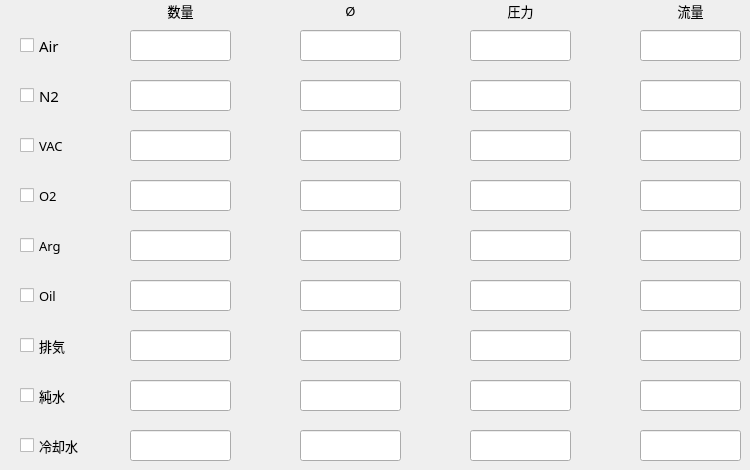
     <widget class="QWidget" name="tab_2">
      <attribute name="title">
       <string>一般情報(2)</string>
      </attribute>
      <widget class="QLabel" name="label_qual">
       <property name="geometry">
        <rect>
         <x>130</x>
         <y>0</y>
         <width>101</width>
         <height>21</height>
        </rect>
       </property>
       <property name="font">
        <font>
         <family>Yu Mincho</family>
         <pointsize>10</pointsize>
        </font>
       </property>
       <property name="text">
        <string>数量</string>
       </property>
       <property name="alignment">
        <set>Qt::AlignCenter</set>
       </property>
      </widget>
      <widget class="QLabel" name="label_flow">
       <property name="geometry">
        <rect>
         <x>640</x>
         <y>0</y>
         <width>101</width>
         <height>21</height>
        </rect>
       </property>
       <property name="font">
        <font>
         <family>Yu Mincho</family>
         <pointsize>10</pointsize>
        </font>
       </property>
       <property name="text">
        <string>流量</string>
       </property>
       <property name="alignment">
        <set>Qt::AlignCenter</set>
       </property>
      </widget>
      <widget class="QLabel" name="label_pressure">
       <property name="geometry">
        <rect>
         <x>470</x>
         <y>0</y>
         <width>101</width>
         <height>21</height>
        </rect>
       </property>
       <property name="font">
        <font>
         <family>Yu Mincho</family>
         <pointsize>10</pointsize>
        </font>
       </property>
       <property name="text">
        <string>圧力</string>
       </property>
       <property name="alignment">
        <set>Qt::AlignCenter</set>
       </property>
      </widget>
      <widget class="QLabel" name="label_phi">
       <property name="geometry">
        <rect>
         <x>300</x>
         <y>0</y>
         <width>101</width>
         <height>21</height>
        </rect>
       </property>
       <property name="font">
        <font>
         <family>Yu Mincho</family>
         <pointsize>10</pointsize>
        </font>
       </property>
       <property name="text">
        <string>Ø</string>
       </property>
       <property name="alignment">
        <set>Qt::AlignCenter</set>
       </property>
      </widget>
      <widget class="QLineEdit" name="lineEdit_qualAir">
       <property name="geometry">
        <rect>
         <x>130</x>
         <y>30</y>
         <width>101</width>
         <height>31</height>
        </rect>
       </property>
       <property name="font">
        <font>
         <family>Yu Mincho</family>
         <pointsize>10</pointsize>
        </font>
       </property>
      </widget>
      <widget class="QLineEdit" name="lineEdit_phiAir">
       <property name="geometry">
        <rect>
         <x>300</x>
         <y>30</y>
         <width>101</width>
         <height>31</height>
        </rect>
       </property>
       <property name="font">
        <font>
         <family>Yu Mincho</family>
         <pointsize>10</pointsize>
        </font>
       </property>
      </widget>
      <widget class="QLineEdit" name="lineEdit_pressureAir">
       <property name="geometry">
        <rect>
         <x>470</x>
         <y>30</y>
         <width>101</width>
         <height>31</height>
        </rect>
       </property>
       <property name="font">
        <font>
         <family>Yu Mincho</family>
         <pointsize>10</pointsize>
        </font>
       </property>
      </widget>
      <widget class="QLineEdit" name="lineEdit_flowAir">
       <property name="geometry">
        <rect>
         <x>640</x>
         <y>30</y>
         <width>101</width>
         <height>31</height>
        </rect>
       </property>
       <property name="font">
        <font>
         <family>Yu Mincho</family>
         <pointsize>10</pointsize>
        </font>
       </property>
      </widget>
      <widget class="QLineEdit" name="lineEdit_phiN2">
       <property name="geometry">
        <rect>
         <x>300</x>
         <y>80</y>
         <width>101</width>
         <height>31</height>
        </rect>
       </property>
       <property name="font">
        <font>
         <family>Yu Mincho</family>
         <pointsize>10</pointsize>
        </font>
       </property>
      </widget>
      <widget class="QLineEdit" name="lineEdit_qualN2">
       <property name="geometry">
        <rect>
         <x>130</x>
         <y>80</y>
         <width>101</width>
         <height>31</height>
        </rect>
       </property>
       <property name="font">
        <font>
         <family>Yu Mincho</family>
         <pointsize>10</pointsize>
        </font>
       </property>
      </widget>
      <widget class="QLineEdit" name="lineEdit_flowN2">
       <property name="geometry">
        <rect>
         <x>640</x>
         <y>80</y>
         <width>101</width>
         <height>31</height>
        </rect>
       </property>
       <property name="font">
        <font>
         <family>Yu Mincho</family>
         <pointsize>10</pointsize>
        </font>
       </property>
      </widget>
      <widget class="QLineEdit" name="lineEdit_pressureN2">
       <property name="geometry">
        <rect>
         <x>470</x>
         <y>80</y>
         <width>101</width>
         <height>31</height>
        </rect>
       </property>
       <property name="font">
        <font>
         <family>Yu Mincho</family>
         <pointsize>10</pointsize>
        </font>
       </property>
      </widget>
      <widget class="QLineEdit" name="lineEdit_flowVAC">
       <property name="geometry">
        <rect>
         <x>640</x>
         <y>130</y>
         <width>101</width>
         <height>31</height>
        </rect>
       </property>
       <property name="font">
        <font>
         <family>Yu Mincho</family>
         <pointsize>10</pointsize>
        </font>
       </property>
      </widget>
      <widget class="QLineEdit" name="lineEdit_pressureVAC">
       <property name="geometry">
        <rect>
         <x>470</x>
         <y>130</y>
         <width>101</width>
         <height>31</height>
        </rect>
       </property>
       <property name="font">
        <font>
         <family>Yu Mincho</family>
         <pointsize>10</pointsize>
        </font>
       </property>
      </widget>
      <widget class="QLineEdit" name="lineEdit_qualVAC">
       <property name="geometry">
        <rect>
         <x>130</x>
         <y>130</y>
         <width>101</width>
         <height>31</height>
        </rect>
       </property>
       <property name="font">
        <font>
         <family>Yu Mincho</family>
         <pointsize>10</pointsize>
        </font>
       </property>
      </widget>
      <widget class="QLineEdit" name="lineEdit_phiVAC">
       <property name="geometry">
        <rect>
         <x>300</x>
         <y>130</y>
         <width>101</width>
         <height>31</height>
        </rect>
       </property>
       <property name="font">
        <font>
         <family>Yu Mincho</family>
         <pointsize>10</pointsize>
        </font>
       </property>
      </widget>
      <widget class="QLineEdit" name="lineEdit_qualO2">
       <property name="geometry">
        <rect>
         <x>130</x>
         <y>180</y>
         <width>101</width>
         <height>31</height>
        </rect>
       </property>
       <property name="font">
        <font>
         <family>Yu Mincho</family>
         <pointsize>10</pointsize>
        </font>
       </property>
      </widget>
      <widget class="QLineEdit" name="lineEdit_pressureO2">
       <property name="geometry">
        <rect>
         <x>470</x>
         <y>180</y>
         <width>101</width>
         <height>31</height>
        </rect>
       </property>
       <property name="font">
        <font>
         <family>Yu Mincho</family>
         <pointsize>10</pointsize>
        </font>
       </property>
      </widget>
      <widget class="QLineEdit" name="lineEdit_phiO2">
       <property name="geometry">
        <rect>
         <x>300</x>
         <y>180</y>
         <width>101</width>
         <height>31</height>
        </rect>
       </property>
       <property name="font">
        <font>
         <family>Yu Mincho</family>
         <pointsize>10</pointsize>
        </font>
       </property>
      </widget>
      <widget class="QLineEdit" name="lineEdit_flowO2">
       <property name="geometry">
        <rect>
         <x>640</x>
         <y>180</y>
         <width>101</width>
         <height>31</height>
        </rect>
       </property>
       <property name="font">
        <font>
         <family>Yu Mincho</family>
         <pointsize>10</pointsize>
        </font>
       </property>
      </widget>
      <widget class="QLineEdit" name="lineEdit_flowArg">
       <property name="geometry">
        <rect>
         <x>640</x>
         <y>230</y>
         <width>101</width>
         <height>31</height>
        </rect>
       </property>
       <property name="font">
        <font>
         <family>Yu Mincho</family>
         <pointsize>10</pointsize>
        </font>
       </property>
      </widget>
      <widget class="QLineEdit" name="lineEdit_qualArg">
       <property name="geometry">
        <rect>
         <x>130</x>
         <y>230</y>
         <width>101</width>
         <height>31</height>
        </rect>
       </property>
       <property name="font">
        <font>
         <family>Yu Mincho</family>
         <pointsize>10</pointsize>
        </font>
       </property>
      </widget>
      <widget class="QLineEdit" name="lineEdit_pressureArg">
       <property name="geometry">
        <rect>
         <x>470</x>
         <y>230</y>
         <width>101</width>
         <height>31</height>
        </rect>
       </property>
       <property name="font">
        <font>
         <family>Yu Mincho</family>
         <pointsize>10</pointsize>
        </font>
       </property>
      </widget>
      <widget class="QLineEdit" name="lineEdit_phiArg">
       <property name="geometry">
        <rect>
         <x>300</x>
         <y>230</y>
         <width>101</width>
         <height>31</height>
        </rect>
       </property>
       <property name="font">
        <font>
         <family>Yu Mincho</family>
         <pointsize>10</pointsize>
        </font>
       </property>
      </widget>
      <widget class="QLineEdit" name="lineEdit_phiOil">
       <property name="geometry">
        <rect>
         <x>300</x>
         <y>280</y>
         <width>101</width>
         <height>31</height>
        </rect>
       </property>
       <property name="font">
        <font>
         <family>Yu Mincho</family>
         <pointsize>10</pointsize>
        </font>
       </property>
      </widget>
      <widget class="QLineEdit" name="lineEdit_flowOil">
       <property name="geometry">
        <rect>
         <x>640</x>
         <y>280</y>
         <width>101</width>
         <height>31</height>
        </rect>
       </property>
       <property name="font">
        <font>
         <family>Yu Mincho</family>
         <pointsize>10</pointsize>
        </font>
       </property>
      </widget>
      <widget class="QLineEdit" name="lineEdit_pressureOil">
       <property name="geometry">
        <rect>
         <x>470</x>
         <y>280</y>
         <width>101</width>
         <height>31</height>
        </rect>
       </property>
       <property name="font">
        <font>
         <family>Yu Mincho</family>
         <pointsize>10</pointsize>
        </font>
       </property>
      </widget>
      <widget class="QLineEdit" name="lineEdit_qualOil">
       <property name="geometry">
        <rect>
         <x>130</x>
         <y>280</y>
         <width>101</width>
         <height>31</height>
        </rect>
       </property>
       <property name="font">
        <font>
         <family>Yu Mincho</family>
         <pointsize>10</pointsize>
        </font>
       </property>
      </widget>
      <widget class="QLineEdit" name="lineEdit_pressureEmision">
       <property name="geometry">
        <rect>
         <x>470</x>
         <y>330</y>
         <width>101</width>
         <height>31</height>
        </rect>
       </property>
       <property name="font">
        <font>
         <family>Yu Mincho</family>
         <pointsize>10</pointsize>
        </font>
       </property>
      </widget>
      <widget class="QLineEdit" name="lineEdit_phiEmision">
       <property name="geometry">
        <rect>
         <x>300</x>
         <y>330</y>
         <width>101</width>
         <height>31</height>
        </rect>
       </property>
       <property name="font">
        <font>
         <family>Yu Mincho</family>
         <pointsize>10</pointsize>
        </font>
       </property>
      </widget>
      <widget class="QLineEdit" name="lineEdit_qualEmision">
       <property name="geometry">
        <rect>
         <x>130</x>
         <y>330</y>
         <width>101</width>
         <height>31</height>
        </rect>
       </property>
       <property name="font">
        <font>
         <family>Yu Mincho</family>
         <pointsize>10</pointsize>
        </font>
       </property>
      </widget>
      <widget class="QLineEdit" name="lineEdit_flowEmision">
       <property name="geometry">
        <rect>
         <x>640</x>
         <y>330</y>
         <width>101</width>
         <height>31</height>
        </rect>
       </property>
       <property name="font">
        <font>
         <family>Yu Mincho</family>
         <pointsize>10</pointsize>
        </font>
       </property>
      </widget>
      <widget class="QLineEdit" name="lineEdit_phiCleanWater">
       <property name="geometry">
        <rect>
         <x>300</x>
         <y>380</y>
         <width>101</width>
         <height>31</height>
        </rect>
       </property>
       <property name="font">
        <font>
         <family>Yu Mincho</family>
         <pointsize>10</pointsize>
        </font>
       </property>
      </widget>
      <widget class="QLineEdit" name="lineEdit_pressureCleanWater">
       <property name="geometry">
        <rect>
         <x>470</x>
         <y>380</y>
         <width>101</width>
         <height>31</height>
        </rect>
       </property>
       <property name="font">
        <font>
         <family>Yu Mincho</family>
         <pointsize>10</pointsize>
        </font>
       </property>
      </widget>
      <widget class="QLineEdit" name="lineEdit_flowCleanWater">
       <property name="geometry">
        <rect>
         <x>640</x>
         <y>380</y>
         <width>101</width>
         <height>31</height>
        </rect>
       </property>
       <property name="font">
        <font>
         <family>Yu Mincho</family>
         <pointsize>10</pointsize>
        </font>
       </property>
      </widget>
      <widget class="QLineEdit" name="lineEdit_qualCleanWater">
       <property name="geometry">
        <rect>
         <x>130</x>
         <y>380</y>
         <width>101</width>
         <height>31</height>
        </rect>
       </property>
       <property name="font">
        <font>
         <family>Yu Mincho</family>
         <pointsize>10</pointsize>
        </font>
       </property>
      </widget>
      <widget class="QLineEdit" name="lineEdit_qualCoolingWater">
       <property name="geometry">
        <rect>
         <x>130</x>
         <y>430</y>
         <width>101</width>
         <height>31</height>
        </rect>
       </property>
       <property name="font">
        <font>
         <family>Yu Mincho</family>
         <pointsize>10</pointsize>
        </font>
       </property>
      </widget>
      <widget class="QLineEdit" name="lineEdit_pressureCoolingWater">
       <property name="geometry">
        <rect>
         <x>470</x>
         <y>430</y>
         <width>101</width>
         <height>31</height>
        </rect>
       </property>
       <property name="font">
        <font>
         <family>Yu Mincho</family>
         <pointsize>10</pointsize>
        </font>
       </property>
      </widget>
      <widget class="QLineEdit" name="lineEdit_phiCoolingWater">
       <property name="geometry">
        <rect>
         <x>300</x>
         <y>430</y>
         <width>101</width>
         <height>31</height>
        </rect>
       </property>
       <property name="font">
        <font>
         <family>Yu Mincho</family>
         <pointsize>10</pointsize>
        </font>
       </property>
      </widget>
      <widget class="QLineEdit" name="lineEdit_flowCoolingWater">
       <property name="geometry">
        <rect>
         <x>640</x>
         <y>430</y>
         <width>101</width>
         <height>31</height>
        </rect>
       </property>
       <property name="font">
        <font>
         <family>Yu Mincho</family>
         <pointsize>10</pointsize>
        </font>
       </property>
      </widget>
      <widget class="QCheckBox" name="checkBox_Air">
       <property name="geometry">
        <rect>
         <x>20</x>
         <y>35</y>
         <width>41</width>
         <height>21</height>
        </rect>
       </property>
       <property name="font">
        <font>
         <family>Yu Mincho</family>
         <pointsize>11</pointsize>
        </font>
       </property>
       <property name="text">
        <string>Air</string>
       </property>
      </widget>
      <widget class="QCheckBox" name="checkBox_N2">
       <property name="geometry">
        <rect>
         <x>20</x>
         <y>85</y>
         <width>41</width>
         <height>21</height>
        </rect>
       </property>
       <property name="font">
        <font>
         <family>Yu Mincho</family>
         <pointsize>11</pointsize>
        </font>
       </property>
       <property name="text">
        <string>N2</string>
       </property>
      </widget>
      <widget class="QCheckBox" name="checkBox_VAC">
       <property name="geometry">
        <rect>
         <x>20</x>
         <y>135</y>
         <width>51</width>
         <height>21</height>
        </rect>
       </property>
       <property name="font">
        <font>
         <family>Yu Mincho</family>
         <pointsize>10</pointsize>
        </font>
       </property>
       <property name="text">
        <string>VAC</string>
       </property>
      </widget>
      <widget class="QCheckBox" name="checkBox_O2">
       <property name="geometry">
        <rect>
         <x>20</x>
         <y>185</y>
         <width>41</width>
         <height>21</height>
        </rect>
       </property>
       <property name="font">
        <font>
         <family>Yu Mincho</family>
         <pointsize>10</pointsize>
        </font>
       </property>
       <property name="text">
        <string>O2</string>
       </property>
      </widget>
      <widget class="QCheckBox" name="checkBox_Arg">
       <property name="geometry">
        <rect>
         <x>20</x>
         <y>235</y>
         <width>41</width>
         <height>21</height>
        </rect>
       </property>
       <property name="font">
        <font>
         <family>Yu Mincho</family>
         <pointsize>10</pointsize>
        </font>
       </property>
       <property name="text">
        <string>Arg</string>
       </property>
      </widget>
      <widget class="QCheckBox" name="checkBox_Oil">
       <property name="geometry">
        <rect>
         <x>20</x>
         <y>285</y>
         <width>41</width>
         <height>21</height>
        </rect>
       </property>
       <property name="font">
        <font>
         <family>Yu Mincho</family>
         <pointsize>10</pointsize>
        </font>
       </property>
       <property name="text">
        <string>Oil</string>
       </property>
      </widget>
      <widget class="QCheckBox" name="checkBox_Emision">
       <property name="geometry">
        <rect>
         <x>20</x>
         <y>330</y>
         <width>81</width>
         <height>31</height>
        </rect>
       </property>
       <property name="font">
        <font>
         <family>Yu Mincho</family>
         <pointsize>10</pointsize>
        </font>
       </property>
       <property name="text">
        <string>排気</string>
       </property>
      </widget>
      <widget class="QCheckBox" name="checkBox_CleanWater">
       <property name="geometry">
        <rect>
         <x>20</x>
         <y>380</y>
         <width>101</width>
         <height>31</height>
        </rect>
       </property>
       <property name="font">
        <font>
         <family>Yu Mincho</family>
         <pointsize>10</pointsize>
        </font>
       </property>
       <property name="text">
        <string>純水</string>
       </property>
      </widget>
      <widget class="QCheckBox" name="checkBox_CoolingWater">
       <property name="geometry">
        <rect>
         <x>20</x>
         <y>430</y>
         <width>101</width>
         <height>31</height>
        </rect>
       </property>
       <property name="font">
        <font>
         <family>Yu Mincho</family>
         <pointsize>10</pointsize>
        </font>
       </property>
       <property name="text">
        <string>冷却水</string>
       </property>
      </widget>
     </widget>
